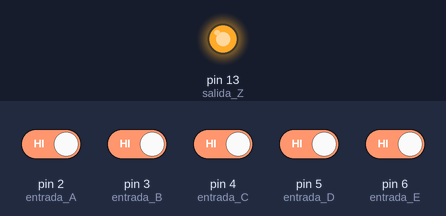
A sketch run on a simulated Arduino Uno, built with avr-gcc and run on an emulated ATmega328P. Shown: output pins drawn as LEDs (lit = HIGH). The inputs (shaded band) are chosen by the test bench; at power-on: pin 2 (entrada_A), pin 3 (entrada_B), pin 4 (entrada_C), pin 5 (entrada_D), pin 6 (entrada_E) HIGH.

Above: at 1.2 s.
1.3 s: pin 2 (entrada_A) driven LOW and pin 3 (entrada_B) driven LOW and pin 4 (entrada_C) driven LOW and pin 5 (entrada_D) driven LOW and pin 6 (entrada_E) driven LOW
At 2.5 s:
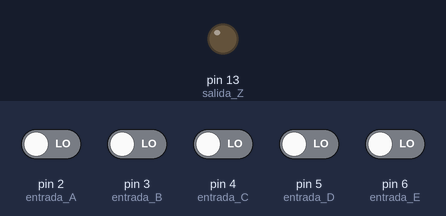
Timing chart, 0 to 4.3 s (numbered marks = the images above; inputs shaded):
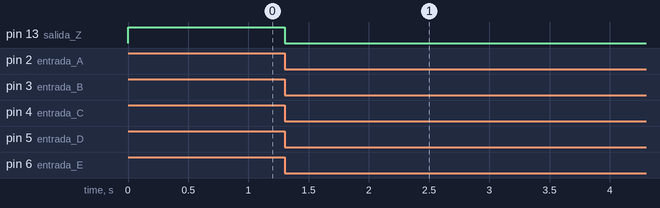

Measured:
- after the input at 1.3 s, pin 13 (salida_Z): HIGH → LOW at once

The sketch:

logicamayoria5bits.ino
```cpp
//Autor:Dario Jorge Iglesias
boolean Z,E,D,C,B,A;
void setup()
{
 pinMode(2,INPUT_PULLUP);//entrada A
 pinMode(3,INPUT_PULLUP);//entrada B
 pinMode(4,INPUT_PULLUP);//entrada C
 pinMode(5,INPUT_PULLUP);//entrada D
 pinMode(6,INPUT_PULLUP);//entrada E
 pinMode(13,OUTPUT);//salida Z
}
void loop()
{
 A=digitalRead(2);B=digitalRead(3);
 C=digitalRead(4);D=digitalRead(5);
 E=digitalRead(6);
 Z= (D&C&B)|(C&B&A)|(D&C&A)|(E&D&C)|(E&C&A)|
 (E&C&B)|(D&B&A)|(E&D&B)|(E&B&A)|(E&D&A);
 digitalWrite(13,Z);
}
```
